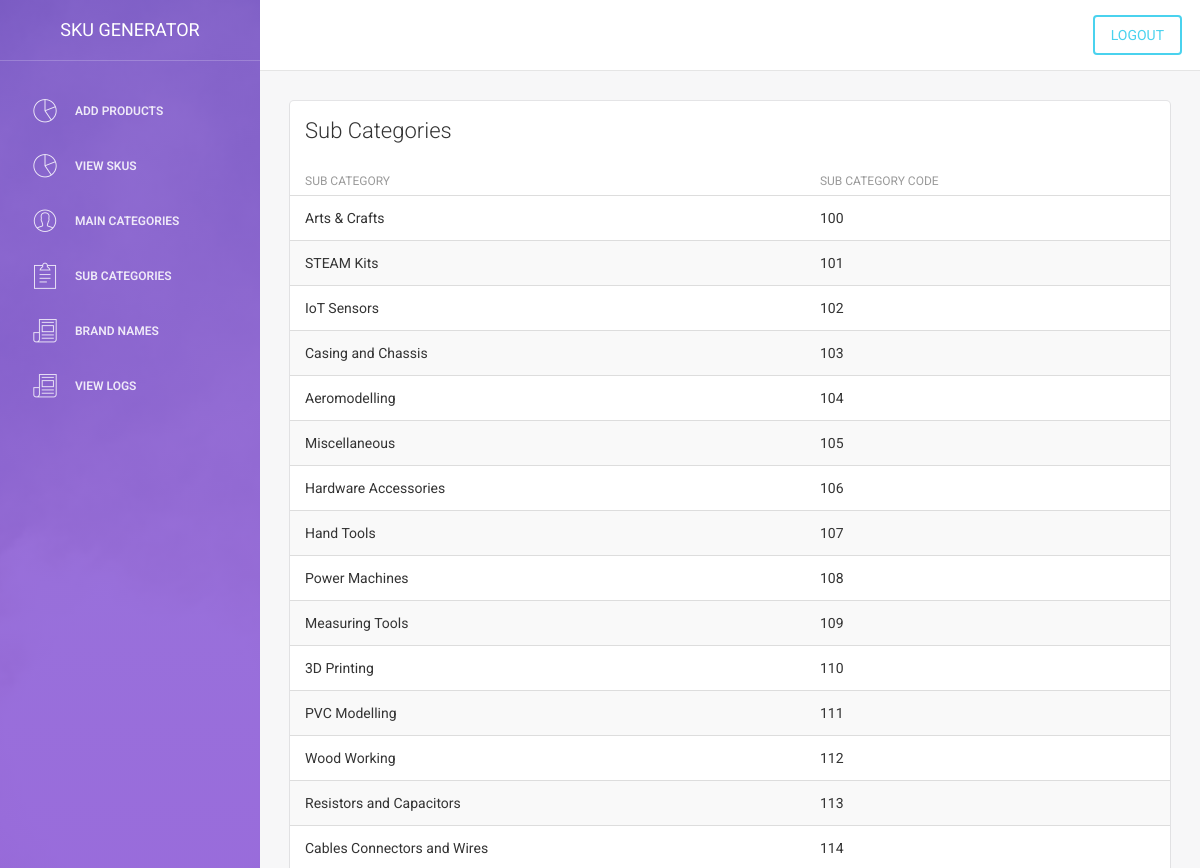
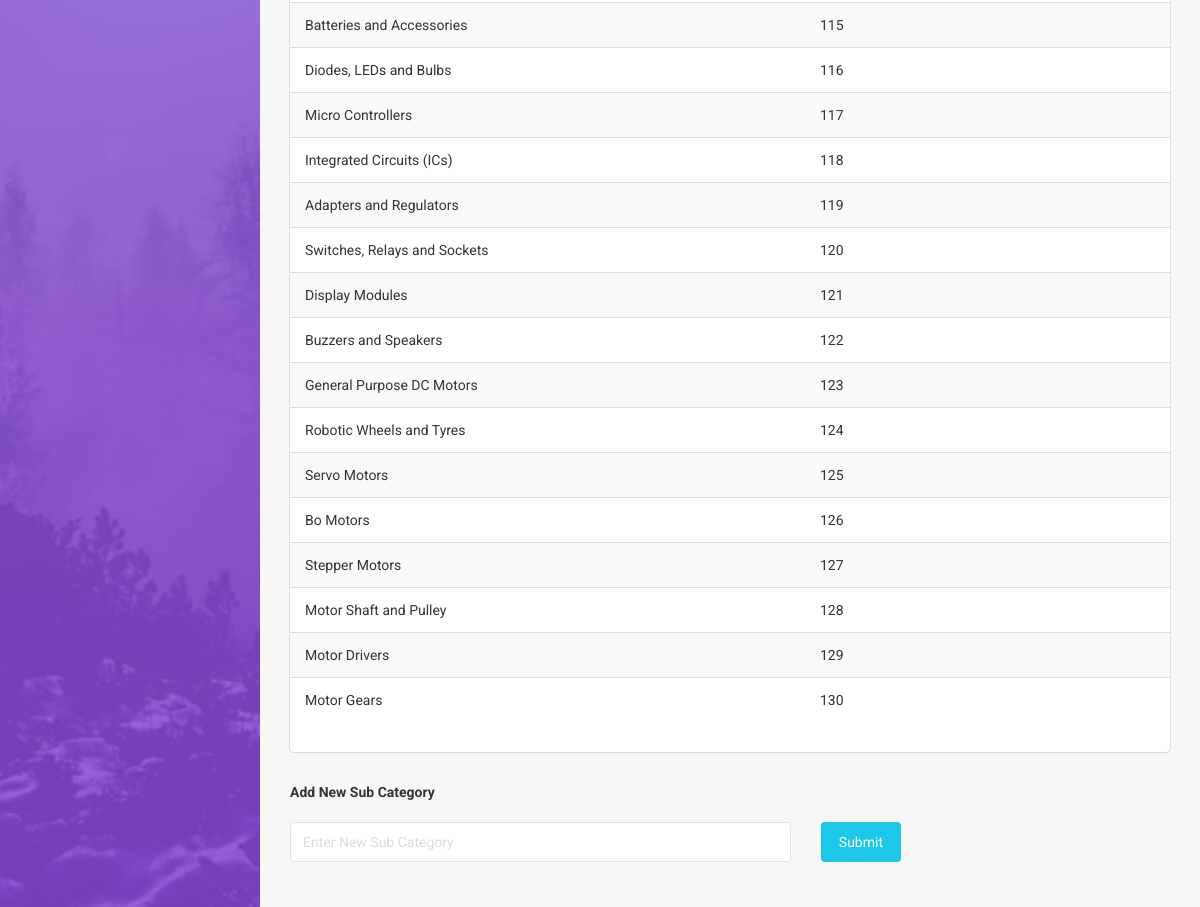
Screenshot of /admin/adminsubtable.php (signed in) with the database file from the repository (2 pictures, top to bottom).
### tables this page shows
CREATE TABLE `subcategories` (
  `sub_code` int(200) NOT NULL AUTO_INCREMENT,
  `sub_category` varchar(255) DEFAULT NULL,
  PRIMARY KEY (`sub_code`),
  UNIQUE KEY `sub_code` (`sub_code`),
  UNIQUE KEY `sub_category_2` (`sub_category`),
  KEY `sub_category` (`sub_category`)
);

### admin/adminsubtable.php (the view, shortened to what this page needs)
        <?php
            include 'header.php';
                            $query="select * from subcategories";
                            $result=mysqli_query($con,$query);
        ?>
        <div class="content">
            <div class="container-fluid">
                <div class="row">
                    <div class="col-md-12">
                        <div class="card">
                            <div class="header">
                                <h4 class="title">Sub Categories</h4>
                            </div>
                            <div class="content table-responsive table-full-width">
                                <table class="table table-hover table-striped">
                                    <thead>
                                        <th>Sub Category</th>
                                    	<th>Sub Category Code</th>
                                    </thead>
                                    <tbody>
                                        <tr>
                                        	<?php
                                            while ($row=mysqli_fetch_array($result)) {
                                                echo "<tr>";
                                                  echo "<td>".$row[1]."</td>";
                                                  echo "<td>".$row[0]."</td>";
                                                echo "</tr>";
                                            }
                                            ?>
                                        </tr>
                                    </tbody>
                                </table>
                            </div>
                        </div>
                    </div>
         <div class="content">
            <div class="container-fluid">
                              <form method="_POST" enctype="multipart/form-data" autocomplete="off">
                                   <div class="row">
                                        <div class="col-md-3">
                                            <div class="form-group">
                                                <label id="demo">Add New Sub Category</label>
                                            </div>
                                        </div>
                                    </div>
                                    <div class="row">
                                        <div class="col-md-7">
                                            <div class="form-group">
                                            <input type="text" class="form-control"  placeholder="Enter New Sub Category" name="sub_category" required="">
                                            </div>
                                         </div>
                                        <div class="col-md-2">
                                            <div class="form-group">
                                                 <input type="submit" name="submit" value="Submit " class="btn btn-info btn-fill">
                                            </div>
                                        </div>
                                     </div>
                                </form>
            </div>
         </div>
    </div>
</div>
</body>
</html>

### rows the page displays
subcategories: sub_category "Arts & Crafts", sub_code "100"
subcategories: sub_category "STEAM Kits", sub_code "101"
subcategories: sub_category "IoT Sensors", sub_code "102"
subcategories: sub_category "Casing and Chassis", sub_code "103"
subcategories: sub_category "Aeromodelling", sub_code "104"
subcategories: sub_category "Miscellaneous", sub_code "105"
subcategories: sub_category "Hardware Accessories", sub_code "106"
subcategories: sub_category "Hand Tools", sub_code "107"
subcategories: sub_category "Power Machines", sub_code "108"
subcategories: sub_category "Measuring Tools", sub_code "109"
subcategories: sub_category "3D Printing", sub_code "110"
subcategories: sub_category "PVC Modelling", sub_code "111"
subcategories: sub_category "Wood Working", sub_code "112"
subcategories: sub_category "Resistors and Capacitors", sub_code "113"
subcategories: sub_category "Cables Connectors and Wires", sub_code "114"
subcategories: sub_category "Batteries and Accessories", sub_code "115"
subcategories: sub_category "Diodes, LEDs and Bulbs", sub_code "116"
subcategories: sub_category "Micro Controllers", sub_code "117"
subcategories: sub_category "Integrated Circuits (ICs)", sub_code "118"
subcategories: sub_category "Adapters and Regulators", sub_code "119"
subcategories: sub_category "Switches, Relays and Sockets", sub_code "120"
subcategories: sub_category "Display Modules", sub_code "121"
subcategories: sub_category "Buzzers and Speakers", sub_code "122"
subcategories: sub_category "General Purpose DC Motors", sub_code "123"
subcategories: sub_category "Robotic Wheels and Tyres", sub_code "124"
subcategories: sub_category "Servo Motors", sub_code "125"
subcategories: sub_category "Bo Motors", sub_code "126"
subcategories: sub_category "Stepper Motors", sub_code "127"
subcategories: sub_category "Motor Shaft and Pulley", sub_code "128"
subcategories: sub_category "Motor Drivers", sub_code "129"
subcategories: sub_category "Motor Gears", sub_code "130"
